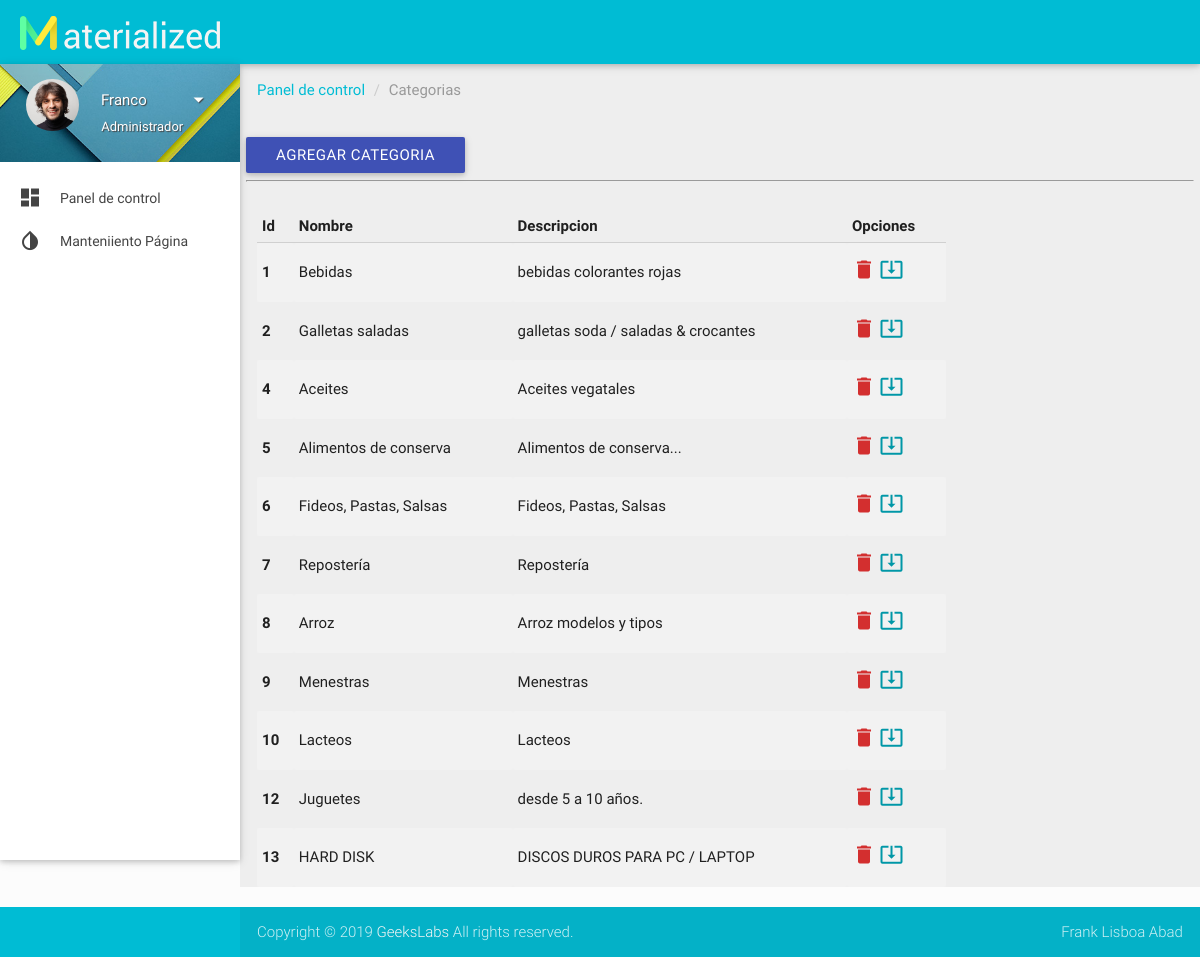
/Administracion/categorias/categorias.php (signed in), run on the app's committed database.
### tables this page shows
CREATE TABLE `category` (
  `id` int(11) NOT NULL AUTO_INCREMENT,
  `nombre` varchar(255) DEFAULT NULL,
  `descripcion` varchar(255) DEFAULT NULL,
  `estado` bit(1) DEFAULT NULL,
  PRIMARY KEY (`id`)
);

### Administracion/categorias/categorias.php (the view, shortened to what this page needs)
<?php
include('../conexion/conexion.php');
if (isset($_SESSION['admin'])) {
    $usser = $_SESSION['admin'];
    $sql_leer_category = 'SELECT * FROM category  where estado=1';
    $sentencia_category = $pdo->prepare($sql_leer_category);
    $sentencia_category->execute();
    $resultado_category = $sentencia_category->fetchAll();
}
?>
<!DOCTYPE html>
<html lang="es">
<head>
    <link href="../css/materialize.css" type="text/css" rel="stylesheet" media="screen,projection">
    <link href="../css/style.css" type="text/css" rel="stylesheet" media="screen,projection">
  <link href="../css/prism.css" type="text/css" rel="stylesheet" media="screen,projection">
  <link href="../js/plugins/perfect-scrollbar/perfect-scrollbar.css" type="text/css" rel="stylesheet" media="screen,projection">
  <link href="../js/plugins/chartist-js/chartist.min.css" type="text/css" rel="stylesheet" media="screen,projection">
</head>
<body>
    <header id="header" class="page-topbar">
        <div class="navbar-fixed">
            <nav class="cyan">
                <div class="nav-wrapper">
                    <h1 class="logo-wrapper"><a href="/" class="brand-logo darken-1"><img src="../images/materialize-logo.png" alt="materialize logo"></a> <span class="logo-text">Materialize</span></h1>
                </div>
            </nav>
        </div>
    </header>
    <div id="main">
        <div class="wrapper">
            <aside id="left-sidebar-nav">
                <ul id="slide-out" class="side-nav fixed leftside-navigation">
                    <li class="user-details cyan darken-2">
                        <div class="row">
                            <div class="col col s4 m4 l4">
                                <img src="../images/avatar.jpg" alt="" class="circle responsive-img valign profile-image">
                            </div>
                            <div class="col col s8 m8 l8">
                                <a class="btn-flat dropdown-button waves-effect waves-light white-text profile-btn" href="#" data-activates="profile-dropdown"><?php echo $usser; ?><i class="mdi-navigation-arrow-drop-down right"></i></a>
                                <p class="user-roal">Administrador</p>
                            </div>
                        </div>
                    </li>
                    <li class="bold"><a href="administracion.php" class="waves-effect waves-cyan"><i class="mdi-action-dashboard"></i>Panel de control </a>
                    </li>
                    <li class="no-padding">
                    <ul class="collapsible collapsible-accordion">
                        <li class="bold"><a class="collapsible-header waves-effect waves-cyan"><i class="mdi-action-invert-colors"></i> Manteniiento Página</a>
                        </li>
                    </ul>
            </aside>
        </div>
        <div id="breadcrumbs-wrapper" class=" grey lighten-3">
          <div class="container">
            <div class="row">
              <div class="col s12 m12 l12">
                <ol class="breadcrumb">
                    <li><a href="../administracion.php">Panel de control</a></li>
                    <li class="active">Categorias</li>
                </ol>
              </div>
            </div>
            <div class="row">
                <a href="addcategoria.php" class="btn waves-effect waves-light indigo">Agregar Categoria</a>
                <hr>
            </div>
            <div id="striped-table">
              <div class="row">
                <div class="col s12 m8 l9">
                  <table class="striped">
                    <thead>
                      <tr>
                        <th data-field="id">Id</th>
                        <th data-field="name">Nombre</th>
                        <th data-field="descripcion">Descripcion</th>
                        <th data-field="descripcion">Opciones</th>
                      </tr>
                    </thead>
                    <tbody>
                    <?php foreach ($resultado_category as $item): ?>
                        <tr>
                        <th scope="row"> <?php echo $item['id']; ?> </th>
                        <td> <?=  $item['nombre']; ?> </td>
                        <td> <?=  $item['descripcion']; ?> </td>
                        <td>
                            <a href="delete.php?id=<?php echo $item['id'] ?>"><i class="mdi-action-delete red-text text-darken-2"></i> </a>
                            <a href="updatecategoria.php?id=<?php echo $item['id'] ?>"> <i class="mdi-action-system-update-tv cyan-text text-darken-2 "> </i> </a>
                        </td>
                        </tr>
                    <?php endforeach ?>
                    </tbody>
                  </table>
                </div>
              </div>
            </div>
          </div>
        </div>
    </div>
    <footer class="page-footer">
        <div class="footer-copyright">
            <div class="container">
                Copyright © 2019 <a class="grey-text text-lighten-4" href="http://themeforest.net/user/geekslabs/portfolio?ref=geekslabs" target="_blank">GeeksLabs</a> All rights reserved.
                <span class="right"> Frank Lisboa Abad<a class="grey-text text-lighten-4" href="#!"> </a></span>
            </div>
        </div>
    </footer>
</body>
</html>

### Administracion/css/style.css (style rules this page uses)
body { background-color: #fcfcfc; }
#main, footer { padding-left: 240px; }
.container { padding: 0 0.5rem; margin: 0 auto; max-width: 100% !important; width: 98%; }
@media only screen and (min-width: 601px) { .container { width: 98%; } }
@media only screen and (min-width: 993px) { .container { width: 98%; } }
h1.logo-wrapper { margin: 0px 0px; }
header .brand-logo { margin: 5px 0px; padding: 0 20px; }
ul.side-nav.fixed { top: 64px; }
.side-nav a { line-height: 42px; height: 42px; }
#left-sidebar-nav { position: fixed; width: 100px; left: 180px; z-index: 999; height: auto; }
#slide-out li a i { line-height: inherit; width: 2rem; font-size: 1.6rem; display: block; float: left; text-align: center; margin-right: 1rem; }
ul.side-nav li { padding: 0; }
ul.side-nav .collapsible-header { margin: 0; }
ul.side-nav.fixed { overflow: hidden; }
ul.side-nav.fixed li { line-height: 44px; }
ul.side-nav.fixed li a { font-size: 14px; font-weight: 400; }
ul.side-nav.fixed ul.collapsible-accordion { background-color: #FFF; }
ul.side-nav.fixed li.user-details { background: url(../images/user-bg.jpg) no-repeat center center; -webkit-background-size: cover; -moz-background-size: cover; -o-background-size: cover; background-size: cover; margin-bottom: 15px; padding: 15px 0px 0px 15px; }
.user-details .row { margin: 0; }
ul.side-nav.fixed .profile-btn { margin: 0; text-transform: capitalize; padding: 0; text-shadow: 1px 1px 1px #444; font-size: 15px; }
.user-roal { color: #fff; margin-top: -16px; font-size: 13px; text-shadow: 1px 1px 1px #444; }
.bold > a { font-weight: bold; }
.breadcrumb { padding: 0px; margin: 15px 0px; list-style: none; }
.breadcrumb > li { display: inline-block; }
.breadcrumb a { color: #00bcd4; }
.breadcrumb .active { font-weight: normal; color: #999; }
.breadcrumb > li + li:before { padding: 0 5px; color: #ccc; content: "/\00a0"; }
#flotchart td, th { padding: 5px; }
.collapsible-header { font-weight: 500; }
footer.page-footer { padding-top: 0px; }

### data on the page
category: id "1", nombre "Bebidas", descripcion "bebidas colorantes rojas"
category: id "2", nombre "Galletas saladas", descripcion "galletas soda / saladas & crocantes"
category: id "4", nombre "Aceites", descripcion "Aceites vegatales"
category: id "5", nombre "Alimentos de conserva", descripcion "Alimentos de conserva..."
category: id "6", nombre "Fideos, Pastas, Salsas", descripcion "Fideos, Pastas, Salsas"
category: id "7", nombre "Repostería", descripcion "Repostería"
category: id "8", nombre "Arroz", descripcion "Arroz modelos y tipos"
category: id "9", nombre "Menestras", descripcion "Menestras"
category: id "10", nombre "Lacteos", descripcion "Lacteos"
category: id "12", nombre "Juguetes", descripcion "desde 5 a 10 años."
category: id "13", nombre "HARD DISK", descripcion "DISCOS DUROS PARA PC / LAPTOP"

### other printed values
$usser "Franco"
